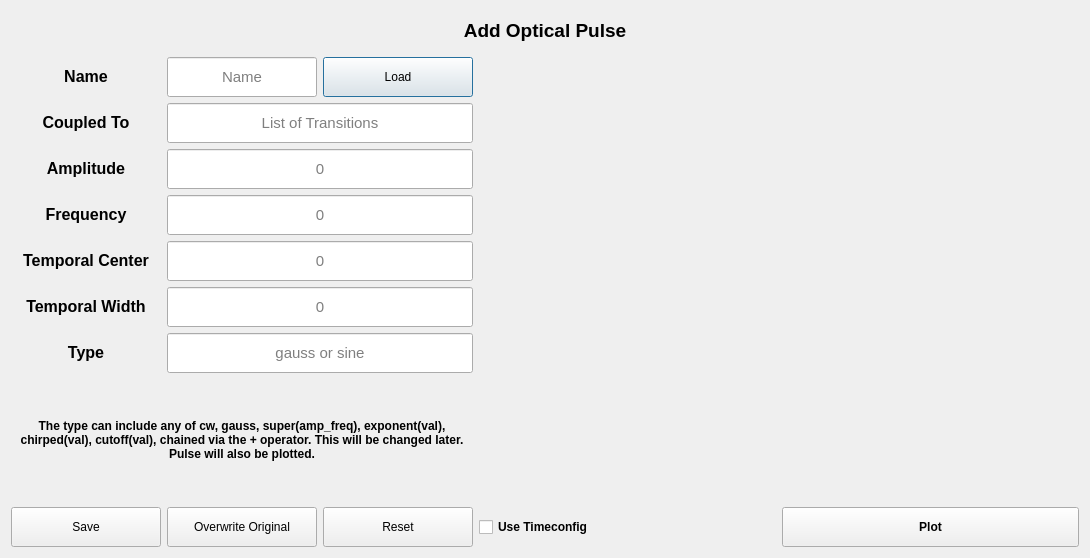
<?xml version="1.0" encoding="UTF-8"?>
<ui version="4.0">
 <class>AddPulse</class>
 <widget class="QDialog" name="AddPulse">
  <property name="geometry">
   <rect>
    <x>0</x>
    <y>0</y>
    <width>1086</width>
    <height>558</height>
   </rect>
  </property>
  <property name="windowTitle">
   <string>Dialog</string>
  </property>
  <layout class="QGridLayout" name="gridLayout">
   <item row="0" column="0" colspan="5">
    <widget class="QLabel" name="label_2">
     <property name="maximumSize">
      <size>
       <width>16777215</width>
       <height>40</height>
      </size>
     </property>
     <property name="frameShape">
      <enum>QFrame::NoFrame</enum>
     </property>
     <property name="frameShadow">
      <enum>QFrame::Plain</enum>
     </property>
     <property name="text">
      <string>&lt;html&gt;&lt;head/&gt;&lt;body&gt;&lt;p align=&quot;center&quot;&gt;&lt;span style=&quot; font-size:14pt; font-weight:700;&quot;&gt;Add Optical Pulse&lt;/span&gt;&lt;/p&gt;&lt;/body&gt;&lt;/html&gt;</string>
     </property>
    </widget>
   </item>
   <item row="1" column="0">
    <widget class="QLabel" name="label_9">
     <property name="minimumSize">
      <size>
       <width>150</width>
       <height>40</height>
      </size>
     </property>
     <property name="text">
      <string>&lt;html&gt;&lt;head/&gt;&lt;body&gt;&lt;p align=&quot;center&quot;&gt;&lt;span style=&quot; font-size:12pt; font-weight:700;&quot;&gt;Name&lt;/span&gt;&lt;/p&gt;&lt;/body&gt;&lt;/html&gt;</string>
     </property>
    </widget>
   </item>
   <item row="1" column="1">
    <widget class="QLineEdit" name="textinput_name">
     <property name="minimumSize">
      <size>
       <width>150</width>
       <height>40</height>
      </size>
     </property>
     <property name="font">
      <font>
       <pointsize>11</pointsize>
      </font>
     </property>
     <property name="text">
      <string/>
     </property>
     <property name="frame">
      <bool>true</bool>
     </property>
     <property name="alignment">
      <set>Qt::AlignCenter</set>
     </property>
     <property name="placeholderText">
      <string>Name</string>
     </property>
    </widget>
   </item>
   <item row="1" column="2">
    <widget class="QPushButton" name="button_load">
     <property name="minimumSize">
      <size>
       <width>150</width>
       <height>40</height>
      </size>
     </property>
     <property name="text">
      <string>Load</string>
     </property>
    </widget>
   </item>
   <item row="1" column="3" rowspan="7" colspan="2">
    <widget class="PlotWidget" name="plot_pulse" native="true">
     <property name="minimumSize">
      <size>
       <width>600</width>
       <height>0</height>
      </size>
     </property>
    </widget>
   </item>
   <item row="2" column="0">
    <widget class="QLabel" name="label_11">
     <property name="minimumSize">
      <size>
       <width>150</width>
       <height>40</height>
      </size>
     </property>
     <property name="text">
      <string>&lt;html&gt;&lt;head/&gt;&lt;body&gt;&lt;p align=&quot;center&quot;&gt;&lt;span style=&quot; font-size:12pt; font-weight:700;&quot;&gt;Coupled To&lt;/span&gt;&lt;/p&gt;&lt;/body&gt;&lt;/html&gt;</string>
     </property>
    </widget>
   </item>
   <item row="2" column="1" colspan="2">
    <widget class="QLineEdit" name="textinput_transitions">
     <property name="minimumSize">
      <size>
       <width>150</width>
       <height>40</height>
      </size>
     </property>
     <property name="font">
      <font>
       <pointsize>11</pointsize>
      </font>
     </property>
     <property name="text">
      <string/>
     </property>
     <property name="frame">
      <bool>true</bool>
     </property>
     <property name="alignment">
      <set>Qt::AlignCenter</set>
     </property>
     <property name="placeholderText">
      <string>List of Transitions</string>
     </property>
    </widget>
   </item>
   <item row="3" column="0">
    <widget class="QLabel" name="label_12">
     <property name="minimumSize">
      <size>
       <width>150</width>
       <height>40</height>
      </size>
     </property>
     <property name="text">
      <string>&lt;html&gt;&lt;head/&gt;&lt;body&gt;&lt;p align=&quot;center&quot;&gt;&lt;span style=&quot; font-size:12pt; font-weight:700;&quot;&gt;Amplitude&lt;/span&gt;&lt;/p&gt;&lt;/body&gt;&lt;/html&gt;</string>
     </property>
    </widget>
   </item>
   <item row="3" column="1" colspan="2">
    <widget class="QLineEdit" name="textinput_amp">
     <property name="minimumSize">
      <size>
       <width>150</width>
       <height>40</height>
      </size>
     </property>
     <property name="font">
      <font>
       <pointsize>11</pointsize>
      </font>
     </property>
     <property name="text">
      <string/>
     </property>
     <property name="frame">
      <bool>true</bool>
     </property>
     <property name="alignment">
      <set>Qt::AlignCenter</set>
     </property>
     <property name="placeholderText">
      <string>0</string>
     </property>
    </widget>
   </item>
   <item row="4" column="0">
    <widget class="QLabel" name="label_10">
     <property name="minimumSize">
      <size>
       <width>150</width>
       <height>40</height>
      </size>
     </property>
     <property name="text">
      <string>&lt;html&gt;&lt;head/&gt;&lt;body&gt;&lt;p align=&quot;center&quot;&gt;&lt;span style=&quot; font-size:12pt; font-weight:700;&quot;&gt;Frequency&lt;/span&gt;&lt;/p&gt;&lt;/body&gt;&lt;/html&gt;</string>
     </property>
    </widget>
   </item>
   <item row="4" column="1" colspan="2">
    <widget class="QLineEdit" name="textinput_energy">
     <property name="minimumSize">
      <size>
       <width>150</width>
       <height>40</height>
      </size>
     </property>
     <property name="font">
      <font>
       <pointsize>11</pointsize>
      </font>
     </property>
     <property name="text">
      <string/>
     </property>
     <property name="frame">
      <bool>true</bool>
     </property>
     <property name="alignment">
      <set>Qt::AlignCenter</set>
     </property>
     <property name="placeholderText">
      <string>0</string>
     </property>
    </widget>
   </item>
   <item row="5" column="0">
    <widget class="QLabel" name="label_13">
     <property name="minimumSize">
      <size>
       <width>150</width>
       <height>40</height>
      </size>
     </property>
     <property name="text">
      <string>&lt;html&gt;&lt;head/&gt;&lt;body&gt;&lt;p align=&quot;center&quot;&gt;&lt;span style=&quot; font-size:12pt; font-weight:700;&quot;&gt;Temporal Center&lt;/span&gt;&lt;/p&gt;&lt;/body&gt;&lt;/html&gt;</string>
     </property>
    </widget>
   </item>
   <item row="5" column="1" colspan="2">
    <widget class="QLineEdit" name="textinput_center">
     <property name="minimumSize">
      <size>
       <width>150</width>
       <height>40</height>
      </size>
     </property>
     <property name="font">
      <font>
       <pointsize>11</pointsize>
      </font>
     </property>
     <property name="text">
      <string/>
     </property>
     <property name="frame">
      <bool>true</bool>
     </property>
     <property name="alignment">
      <set>Qt::AlignCenter</set>
     </property>
     <property name="placeholderText">
      <string>0</string>
     </property>
    </widget>
   </item>
   <item row="6" column="0">
    <widget class="QLabel" name="label_14">
     <property name="minimumSize">
      <size>
       <width>150</width>
       <height>40</height>
      </size>
     </property>
     <property name="text">
      <string>&lt;html&gt;&lt;head/&gt;&lt;body&gt;&lt;p align=&quot;center&quot;&gt;&lt;span style=&quot; font-size:12pt; font-weight:700;&quot;&gt;Temporal Width&lt;/span&gt;&lt;/p&gt;&lt;/body&gt;&lt;/html&gt;</string>
     </property>
    </widget>
   </item>
   <item row="6" column="1" colspan="2">
    <widget class="QLineEdit" name="textinput_width">
     <property name="minimumSize">
      <size>
       <width>150</width>
       <height>40</height>
      </size>
     </property>
     <property name="font">
      <font>
       <pointsize>11</pointsize>
      </font>
     </property>
     <property name="text">
      <string/>
     </property>
     <property name="frame">
      <bool>true</bool>
     </property>
     <property name="alignment">
      <set>Qt::AlignCenter</set>
     </property>
     <property name="placeholderText">
      <string>0</string>
     </property>
    </widget>
   </item>
   <item row="7" column="0">
    <widget class="QLabel" name="label_15">
     <property name="minimumSize">
      <size>
       <width>150</width>
       <height>40</height>
      </size>
     </property>
     <property name="text">
      <string>&lt;html&gt;&lt;head/&gt;&lt;body&gt;&lt;p align=&quot;center&quot;&gt;&lt;span style=&quot; font-size:12pt; font-weight:700;&quot;&gt;Type&lt;/span&gt;&lt;/p&gt;&lt;/body&gt;&lt;/html&gt;</string>
     </property>
    </widget>
   </item>
   <item row="7" column="1" colspan="2">
    <widget class="QLineEdit" name="textinput_type">
     <property name="minimumSize">
      <size>
       <width>150</width>
       <height>40</height>
      </size>
     </property>
     <property name="font">
      <font>
       <pointsize>11</pointsize>
      </font>
     </property>
     <property name="statusTip">
      <string>Can be either of: gauss, sine</string>
     </property>
     <property name="frame">
      <bool>true</bool>
     </property>
     <property name="alignment">
      <set>Qt::AlignCenter</set>
     </property>
     <property name="placeholderText">
      <string>gauss or sine</string>
     </property>
    </widget>
   </item>
   <item row="8" column="0" colspan="3">
    <widget class="QLabel" name="label">
     <property name="lineWidth">
      <number>1</number>
     </property>
     <property name="text">
      <string>&lt;html&gt;&lt;head/&gt;&lt;body&gt;&lt;p align=&quot;center&quot;&gt;&lt;span style=&quot; font-weight:700;&quot;&gt;The type can include any of cw, gauss, super(amp_freq), exponent(val), chirped(val), cutoff(val), chained via the + operator. This will be changed later. Pulse will also be plotted.&lt;/span&gt;&lt;/p&gt;&lt;/body&gt;&lt;/html&gt;</string>
     </property>
     <property name="alignment">
      <set>Qt::AlignCenter</set>
     </property>
     <property name="wordWrap">
      <bool>true</bool>
     </property>
     <property name="margin">
      <number>22</number>
     </property>
    </widget>
   </item>
   <item row="9" column="0">
    <widget class="QPushButton" name="button_confirm">
     <property name="minimumSize">
      <size>
       <width>150</width>
       <height>40</height>
      </size>
     </property>
     <property name="text">
      <string>Save</string>
     </property>
    </widget>
   </item>
   <item row="9" column="3">
    <widget class="QCheckBox" name="input_use_timeconfig">
     <property name="minimumSize">
      <size>
       <width>150</width>
       <height>40</height>
      </size>
     </property>
     <property name="font">
      <font>
       <bold>true</bold>
      </font>
     </property>
     <property name="text">
      <string>Use Timeconfig</string>
     </property>
    </widget>
   </item>
   <item row="9" column="4">
    <widget class="QPushButton" name="button_plot">
     <property name="minimumSize">
      <size>
       <width>150</width>
       <height>40</height>
      </size>
     </property>
     <property name="font">
      <font>
       <bold>true</bold>
      </font>
     </property>
     <property name="text">
      <string>Plot</string>
     </property>
    </widget>
   </item>
   <item row="9" column="2">
    <widget class="QPushButton" name="button_reset">
     <property name="minimumSize">
      <size>
       <width>150</width>
       <height>40</height>
      </size>
     </property>
     <property name="text">
      <string>Reset</string>
     </property>
    </widget>
   </item>
   <item row="9" column="1">
    <widget class="QPushButton" name="button_confirm_replace">
     <property name="minimumSize">
      <size>
       <width>150</width>
       <height>40</height>
      </size>
     </property>
     <property name="text">
      <string>Overwrite Original</string>
     </property>
    </widget>
   </item>
  </layout>
  <zorder>label_11</zorder>
  <zorder>label_2</zorder>
  <zorder>textinput_name</zorder>
  <zorder>label_9</zorder>
  <zorder>textinput_energy</zorder>
  <zorder>label_10</zorder>
  <zorder>textinput_transitions</zorder>
  <zorder>label_12</zorder>
  <zorder>textinput_amp</zorder>
  <zorder>label_13</zorder>
  <zorder>textinput_center</zorder>
  <zorder>textinput_width</zorder>
  <zorder>label_14</zorder>
  <zorder>label_15</zorder>
  <zorder>textinput_type</zorder>
  <zorder>label</zorder>
  <zorder>button_plot</zorder>
  <zorder>plot_pulse</zorder>
  <zorder>input_use_timeconfig</zorder>
  <zorder>button_load</zorder>
  <zorder>button_reset</zorder>
  <zorder>button_confirm</zorder>
  <zorder>button_confirm_replace</zorder>
 </widget>
 <customwidgets>
  <customwidget>
   <class>PlotWidget</class>
   <extends>QWidget</extends>
   <header location="global">plotwidget.h</header>
   <container>1</container>
  </customwidget>
 </customwidgets>
 <resources/>
 <connections/>
</ui>
